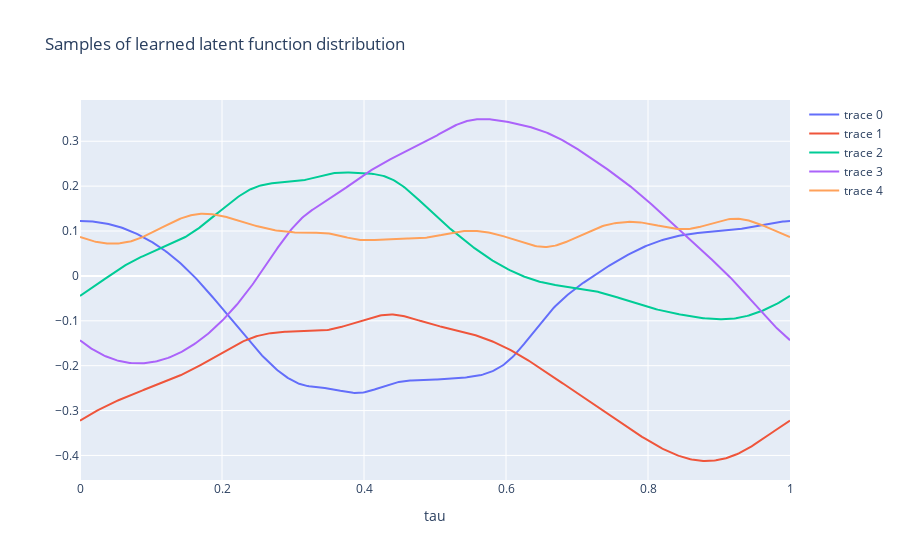

The cell this chart's notebook holds for it:
### Code cell
from utils.jax import safe_cholesky

Z = opt_posterior.inducing_inputs
Kmm = opt_posterior.posterior.prior.kernel.gram(Z).to_dense()
Lzz = safe_cholesky(Kmm)  # Kmm = Lzz @ Lzz.T


def psi(t):
    x = jnp.asarray(t).reshape(1, -1)
    Kxz = kernel.cross_covariance(x, Z)
    return jax.scipy.linalg.solve_triangular(
        Lzz, Kxz.T, lower=True
    ).squeeze()  # psi = Lzz^{-1} Kzx


t = jnp.linspace(0, 1, 500)
Psi = jax.vmap(psi)(t)

eps = jax.random.normal(vk(), shape=(NUM_INDUCING, 5))
y = Psi @ eps
fig = go.Figure()
for i in range(y.shape[1]):
    fig.add_trace(
        go.Scatter(x=np.asarray(t), y=np.asarray(y[:, i]), mode="lines")
    )
fig.update_layout(
    title="Samples of learned latent function distribution",
    xaxis_title="tau",
)
fig.show()
# This is a prior draw from the learned RKHS subspace, not data-like yet.
# It answers: What does a typical GP draw look like under the learned kernel?
# expected to look generic and smooth

### Figure 1 — Plotly figure (JSON) as saved in the notebook; plotly's stock layout.template omitted (floating-point values rounded to 4 significant figures; data arrays with more than 128 entries replaced by an {"elided": "..."} marker saying what was removed)
{"data": [{"mode": "lines", "type": "scatter", "x": {"elided": "500 float values"}, "y": {"elided": "500 float values"}}, {"mode": "lines", "type": "scatter", "x": {"elided": "500 float values"}, "y": {"elided": "500 float values"}}, {"mode": "lines", "type": "scatter", "x": {"elided": "500 float values"}, "y": {"elided": "500 float values"}}, {"mode": "lines", "type": "scatter", "x": {"elided": "500 float values"}, "y": {"elided": "500 float values"}}, {"mode": "lines", "type": "scatter", "x": {"elided": "500 float values"}, "y": {"elided": "500 float values"}}], "layout": {"title": {"text": "Samples of learned latent function distribution"}, "xaxis": {"title": {"text": "tau"}}}}
